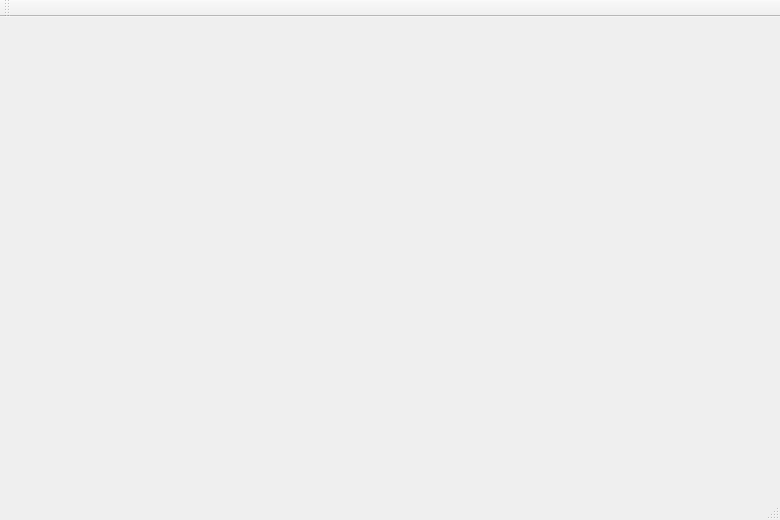
<?xml version="1.0" encoding="UTF-8"?>
<ui version="4.0">
 <class>MainWindow</class>
 <widget class="QMainWindow" name="MainWindow">
  <property name="enabled">
   <bool>false</bool>
  </property>
  <property name="geometry">
   <rect>
    <x>0</x>
    <y>0</y>
    <width>780</width>
    <height>520</height>
   </rect>
  </property>
  <property name="sizePolicy">
   <sizepolicy hsizetype="Fixed" vsizetype="Fixed">
    <horstretch>0</horstretch>
    <verstretch>0</verstretch>
   </sizepolicy>
  </property>
  <property name="minimumSize">
   <size>
    <width>780</width>
    <height>520</height>
   </size>
  </property>
  <property name="maximumSize">
   <size>
    <width>780</width>
    <height>520</height>
   </size>
  </property>
  <property name="windowTitle">
   <string>MainWindow</string>
  </property>
  <widget class="QWidget" name="centralWidget"/>
  <widget class="QMenuBar" name="menuBar">
   <property name="geometry">
    <rect>
     <x>0</x>
     <y>0</y>
     <width>780</width>
     <height>19</height>
    </rect>
   </property>
  </widget>
  <widget class="QToolBar" name="mainToolBar">
   <attribute name="toolBarArea">
    <enum>TopToolBarArea</enum>
   </attribute>
   <attribute name="toolBarBreak">
    <bool>false</bool>
   </attribute>
  </widget>
  <widget class="QStatusBar" name="statusBar"/>
 </widget>
 <layoutdefault spacing="6" margin="11"/>
 <resources/>
 <connections/>
</ui>
